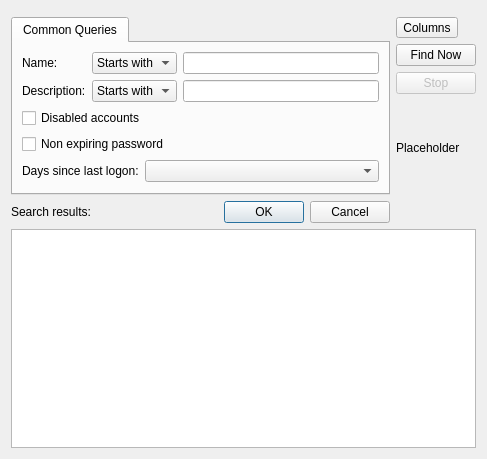
<?xml version="1.0" encoding="UTF-8"?>
<ui version="4.0">
 <class>Form</class>
 <widget class="QWidget" name="Form">
  <property name="geometry">
   <rect>
    <x>0</x>
    <y>0</y>
    <width>487</width>
    <height>459</height>
   </rect>
  </property>
  <property name="windowTitle">
   <string>Form</string>
  </property>
  <layout class="QGridLayout" name="gridLayout_2">
   <item row="0" column="0" colspan="3">
    <widget class="ComputerMemberOfAddBaseWidget" name="widget" native="true"/>
   </item>
   <item row="1" column="0" rowspan="4" colspan="2">
    <widget class="QTabWidget" name="commonQueriesTabWidget">
     <property name="currentIndex">
      <number>0</number>
     </property>
     <widget class="QWidget" name="tab">
      <attribute name="title">
       <string>Common Queries</string>
      </attribute>
      <layout class="QGridLayout" name="gridLayout">
       <item row="2" column="0" colspan="3">
        <widget class="QCheckBox" name="disabledAccountsCheckBox">
         <property name="text">
          <string>Disabled accounts</string>
         </property>
        </widget>
       </item>
       <item row="1" column="3">
        <widget class="QLineEdit" name="descriptionLineEdit"/>
       </item>
       <item row="0" column="0">
        <widget class="QLabel" name="nameLabel">
         <property name="text">
          <string>Name:</string>
         </property>
        </widget>
       </item>
       <item row="0" column="3">
        <widget class="QLineEdit" name="nameLineEdit"/>
       </item>
       <item row="4" column="0" colspan="2">
        <widget class="QLabel" name="daysLastLogonLabel">
         <property name="text">
          <string>Days since last logon:</string>
         </property>
        </widget>
       </item>
       <item row="3" column="0" colspan="3">
        <widget class="QCheckBox" name="nonExpiringPasswordCheckBox">
         <property name="text">
          <string>Non expiring password</string>
         </property>
        </widget>
       </item>
       <item row="1" column="0">
        <widget class="QLabel" name="descriptionLabel">
         <property name="text">
          <string>Description:</string>
         </property>
        </widget>
       </item>
       <item row="1" column="1" colspan="2">
        <widget class="QComboBox" name="descriptionQueryComboBox">
         <item>
          <property name="text">
           <string>Starts with</string>
          </property>
         </item>
         <item>
          <property name="text">
           <string>Is exactly</string>
          </property>
         </item>
        </widget>
       </item>
       <item row="0" column="1" colspan="2">
        <widget class="QComboBox" name="nameQueryComboBox">
         <item>
          <property name="text">
           <string>Starts with</string>
          </property>
         </item>
         <item>
          <property name="text">
           <string>Is exactly</string>
          </property>
         </item>
        </widget>
       </item>
       <item row="4" column="2" colspan="2">
        <widget class="QComboBox" name="daysLastLogonComboBox"/>
       </item>
      </layout>
     </widget>
    </widget>
   </item>
   <item row="1" column="2">
    <widget class="QToolButton" name="columnsToolButton">
     <property name="text">
      <string>Columns</string>
     </property>
    </widget>
   </item>
   <item row="2" column="2">
    <widget class="QPushButton" name="findNowButton">
     <property name="text">
      <string>Find Now</string>
     </property>
    </widget>
   </item>
   <item row="3" column="2">
    <widget class="QPushButton" name="stopButton">
     <property name="enabled">
      <bool>false</bool>
     </property>
     <property name="text">
      <string>Stop</string>
     </property>
    </widget>
   </item>
   <item row="4" column="2">
    <widget class="QLabel" name="searchIconLabel">
     <property name="text">
      <string>Placeholder</string>
     </property>
    </widget>
   </item>
   <item row="5" column="0">
    <widget class="QLabel" name="label">
     <property name="text">
      <string>Search results:</string>
     </property>
    </widget>
   </item>
   <item row="5" column="1">
    <widget class="QDialogButtonBox" name="dialogButtonBox">
     <property name="standardButtons">
      <set>QDialogButtonBox::Cancel|QDialogButtonBox::Ok</set>
     </property>
    </widget>
   </item>
   <item row="6" column="0" colspan="3">
    <widget class="QTableView" name="tableView"/>
   </item>
  </layout>
 </widget>
 <customwidgets>
  <customwidget>
   <class>ComputerMemberOfAddBaseWidget</class>
   <extends>QWidget</extends>
   <header>computermemberofaddbasewidget.h</header>
   <container>1</container>
  </customwidget>
 </customwidgets>
 <resources/>
 <connections/>
</ui>
